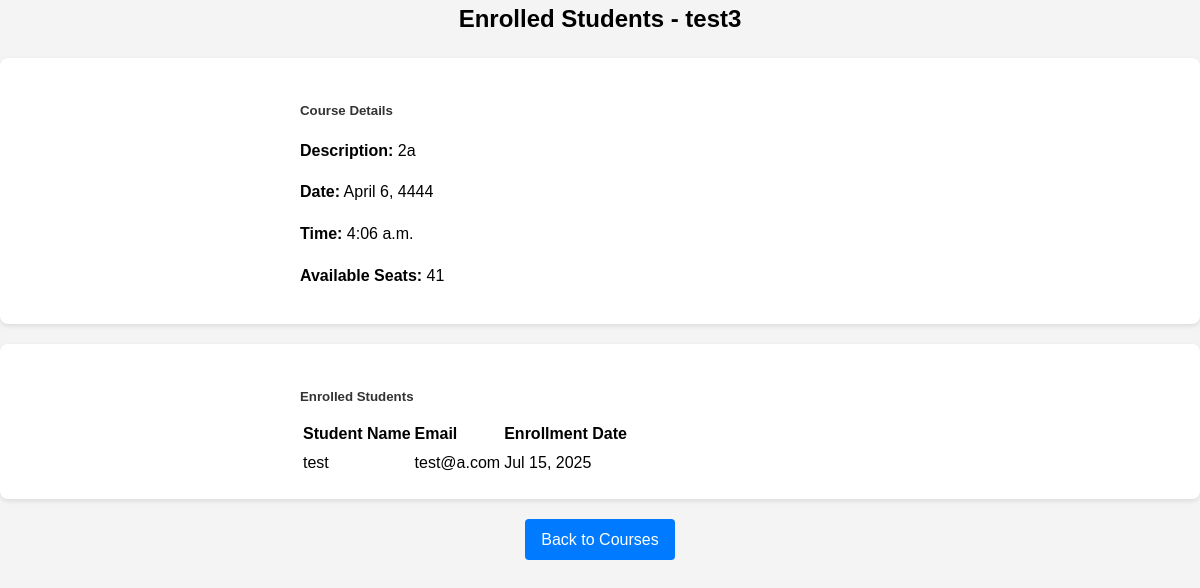
The page /enrolled-students/2/ (signed in) on the database its author committed.
### course/models.py (models this page shows, shortened)
class Course(models.Model):
    title = models.CharField(max_length=200)
    description = models.TextField()
    date = models.DateField()
    time = models.TimeField()
    teacher = models.ForeignKey(
        settings.AUTH_USER_MODEL,
        on_delete=models.CASCADE,
        limit_choices_to={'is_teacher': True},
    )
    capacity = models.PositiveIntegerField()
    pre_requisites = models.TextField(blank=True, null=True)
    created_at = models.DateTimeField(auto_now_add=True)

### student/models.py (models this page shows, shortened)
class Enrollment(models.Model):
    student = models.ForeignKey(
        settings.AUTH_USER_MODEL,
        on_delete=models.CASCADE,
        related_name='enrollments'
    )
    course = models.ForeignKey(
        Course,
        on_delete=models.CASCADE,
        related_name='enrollments'
    )
    enrollment_date = models.DateTimeField(auto_now_add=True)
    status = models.CharField(
        max_length=20,
        choices=[
            ('enrolled', 'Enrolled'),
            ('completed', 'Completed'),
            ('dropped', 'Dropped'),
        ],
        default='enrolled'
    )
    class Meta:
        unique_together = ['student', 'course']

### portal/models.py (models this page shows)
class User(AbstractUser):
    is_teacher = models.BooleanField(default=False)
    is_admin = models.BooleanField(default=False)
    groups = models.ManyToManyField(
        'auth.Group',
        related_name='portal_user_set',
        blank=True,
        help_text='The groups this user belongs to.',
        verbose_name='groups'
    )
    user_permissions = models.ManyToManyField(
        'auth.Permission',
        related_name='portal_user_set',
        blank=True,
        help_text='Specific permissions for this user.',
        verbose_name='user permissions'
    )

### course/views.py (the view)
# urls.py: path('enrolled-students/<int:course_id>/', views.enrolled_students, name='enrolled_students'),
@login_required
def enrolled_students(request, course_id):
    course = get_object_or_404(Course, id=course_id)
    if request.user != course.teacher:
        return render(request, 'courses/error.html',
                     {'message': 'You do not have permission to view this course\'s enrollments.'})
    enrollments = course.enrollments.filter(   # type: ignore
        status='enrolled'
    ).select_related('student')
    return render(request, 'courses/enrolled_students.html', {
        'course': course,
        'enrollments': enrollments
    })

### course/templates/courses/enrolled_students.html
{% extends 'base.html' %}
{% block content %}
<div class="container">
    <h2 class="mb-4">Enrolled Students - {{ course.title }}</h2>
    <div class="card mb-4">
        <div class="card-body">
            <h5 class="card-title">Course Details</h5>
            <p class="card-text"><strong>Description:</strong> {{ course.description }}</p>
            <p class="card-text"><strong>Date:</strong> {{ course.date }}</p>
            <p class="card-text"><strong>Time:</strong> {{ course.time }}</p>
            <p class="card-text"><strong>Available Seats:</strong> {{ course.capacity }}</p>
        </div>
    </div>
    <div class="card">
        <div class="card-body">
            <h5 class="card-title">Enrolled Students</h5>
            {% if enrollments %}
                <table class="table">
                    <thead>
                        <tr>
                            <th>Student Name</th>
                            <th>Email</th>
                            <th>Enrollment Date</th>
                        </tr>
                    </thead>
                    <tbody>
                        {% for enrollment in enrollments %}
                        <tr>
                            <td>{{ enrollment.student.get_full_name|default:enrollment.student.username }}</td>
                            <td>{{ enrollment.student.email }}</td>
                            <td>{{ enrollment.enrollment_date|date:"M d, Y" }}</td>
                        </tr>
                        {% endfor %}
                    </tbody>
                </table>
            {% else %}
                <p>No students are currently enrolled in this course.</p>
            {% endif %}
        </div>
    </div>
    <div class="mt-3">
        <a href="{% url 'course_list' %}" class="btn btn-primary">Back to Courses</a>
    </div>
</div>
{% endblock %}

### static/css/style.css (style rules this page uses)
body { font-family: 'Arial', sans-serif; line-height: 1.6; margin: 0; padding: 0; background-color: #f4f4f4; }
.container { text-align: center; max-width: 1200px; width: auto; margin: auto; overflow: hidden; }
.card { background: white; border-radius: 8px; box-shadow: 0 2px 5px rgba(0,0,0,0.1); margin-bottom: 20px; transition: transform 0.3s ease; }
.card-body { padding: 20px; text-align: left; margin: 0 auto; max-width: 600px; }
.card-title { color: #333; margin-bottom: 10px; }
.btn { display: inline-block; padding: 8px 16px; border-radius: 4px; border: none; cursor: pointer; transition: background-color 0.3s ease; }
.btn-primary { background-color: #007bff; color: white; text-decoration: none; }
.mb-4 { margin-top: 0; text-align: center; }

### rows shown on the page
Course: title "test3", description "2a", date "April 6, 4444", time "4:06 a.m.", capacity "41"
Enrollment: student.get_full_name "test", student.email "test@a.com", enrollment_date "Jul 15, 2025"
